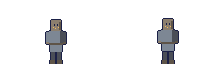

Generate this figure with Python:
#!/usr/bin/env python3
"""
The v2 test fixture (docs/design/sprites.md §6): a tiny Kindled sheet on the
v2 contract, two `idle_S` frames on 112x80 cells with the 64x64 art canvas at
(24, 10), soles on canvas row 53, and its skin mask. The belt and boots are
unwritten-tar, the clay ramp's shade, like the 45 px exemplar: the mask leaves
them out, so a tone swap recolours the face and hands only. Never shipped; the
sheet test and the client's masked-swap test read it.

    python3 packages/shared/test/fixtures/kindled-fixture.py
"""
import json
from pathlib import Path

from PIL import Image

HERE = Path(__file__).resolve().parent
PALETTE = json.loads((HERE / "../../data/palette.json").read_text())
T = {k: v.lower() for k, v in PALETTE["tokens"].items()}

CELL_W, CELL_H = 112, 80
CANVAS_X, CANVAS_Y = 24, 10
SOLE = 53

OUTLINE = T["dream-night"]
SKIN, SHADE = T["unwritten-sail"], T["unwritten-tar"]
CLOTH, CLOTH_DARK = T["watcher-stone"], T["watcher-iron"]
TAR = T["unwritten-tar"]
FRECKLE = T["spark-amber"]


def rgb(h):
    return tuple(int(h[i : i + 2], 16) for i in (1, 3, 5)) + (255,)


def figure(breath):
    """Canvas pixels {(x, y): (hex, is_skin)} for one frame; `breath` lifts the top by a pixel."""
    px = {}

    def rect(x0, y0, w, h, colour, skin=False, lift=True):
        dy = -breath if lift else 0
        for y in range(y0, y0 + h):
            for x in range(x0, x0 + w):
                px[(x, y + dy)] = (colour, skin)

    rect(27, 10, 10, 11, SKIN, True)  # head
    rect(35, 12, 2, 8, SHADE, True)  # the face's shade side (skin, masked)
    rect(30, 14, 1, 2, OUTLINE)  # eyes
    rect(33, 14, 1, 2, OUTLINE)
    for x, y in ((29, 17), (31, 18), (34, 17)):
        rect(x, y, 1, 1, FRECKLE)
    rect(25, 21, 14, 12, CLOTH)  # body
    rect(36, 21, 3, 12, CLOTH_DARK)
    rect(22, 22, 3, 10, CLOTH)  # arms
    rect(39, 22, 3, 10, CLOTH_DARK)
    rect(22, 32, 3, 2, SKIN, True)  # hands
    rect(39, 32, 3, 2, SHADE, True)
    rect(25, 33, 14, 2, TAR)  # the belt: unwritten-tar, not skin
    rect(26, 35, 12, 7, CLOTH)  # skirt of the coat
    rect(27, 42, 4, 8, CLOTH_DARK, lift=False)  # legs
    rect(33, 42, 4, 8, CLOTH_DARK, lift=False)
    rect(26, 50, 5, 4, TAR, lift=False)  # boots, soles on row 53
    rect(33, 50, 5, 4, TAR, lift=False)
    # A 1 px outline all round.
    out = {}
    for (x, y) in px:
        for dx, dy in ((1, 0), (-1, 0), (0, 1), (0, -1)):
            n = (x + dx, y + dy)
            if n not in px and n[1] <= SOLE:
                out[n] = (OUTLINE, False)
    px.update(out)
    return px


def main():
    names = ["idle_S_0", "idle_S_1"]
    sheet = Image.new("RGBA", (CELL_W * len(names), CELL_H), (0, 0, 0, 0))
    mask = Image.new("RGBA", sheet.size, (0, 0, 0, 0))
    frames = {}
    for i, name in enumerate(names):
        ox, oy = i * CELL_W + CANVAS_X, CANVAS_Y
        for (x, y), (colour, skin) in figure(i).items():
            assert 0 <= x < 64 and 0 <= y <= SOLE, (x, y)
            sheet.putpixel((ox + x, oy + y), rgb(colour))
            if skin:
                mask.putpixel((ox + x, oy + y), (255, 255, 255, 255))
        frames[name] = {
            "frame": {"x": i * CELL_W, "y": 0, "w": CELL_W, "h": CELL_H},
            "rotated": False,
            "trimmed": False,
            "spriteSourceSize": {"x": 0, "y": 0, "w": CELL_W, "h": CELL_H},
            "sourceSize": {"w": CELL_W, "h": CELL_H},
            "anchor": {"x": 56 / CELL_W, "y": 64 / CELL_H},
        }
    drawn = PALETTE["clay"]["drawn"]
    tones = PALETTE["clay"]["tones"]
    base = tones[drawn]
    swaps = {
        tone: {base["skin"]: t["skin"], base["shade"]: t["shade"]}
        for tone, t in tones.items()
        if tone != drawn
    }
    contract = {
        "frames": frames,
        "meta": {
            "image": "kindled-fixture.png",
            "size": {"w": sheet.width, "h": sheet.height},
            "scale": "1",
            "format": "RGBA8888",
            "app": "fixture",
            "version": "2",
            "cell": {"w": CELL_W, "h": CELL_H},
            "origin": {"x": 56, "y": 64},
            "facings": ["S", "SE", "E", "NE", "N", "NW", "W", "SW"],
            "pixelScale": 1,
        },
        "anims": {"idle_S": {"frames": names, "frameRate": 2, "repeat": -1}},
        "palette": {"drawn": drawn, "mask": "kindled-fixture.skin.png", "swaps": swaps},
    }
    sheet.save(HERE / "kindled-fixture.png")
    mask.save(HERE / "kindled-fixture.skin.png")
    (HERE / "kindled-fixture.json").write_text(json.dumps(contract, indent=2) + "\n")


if __name__ == "__main__":
    main()
